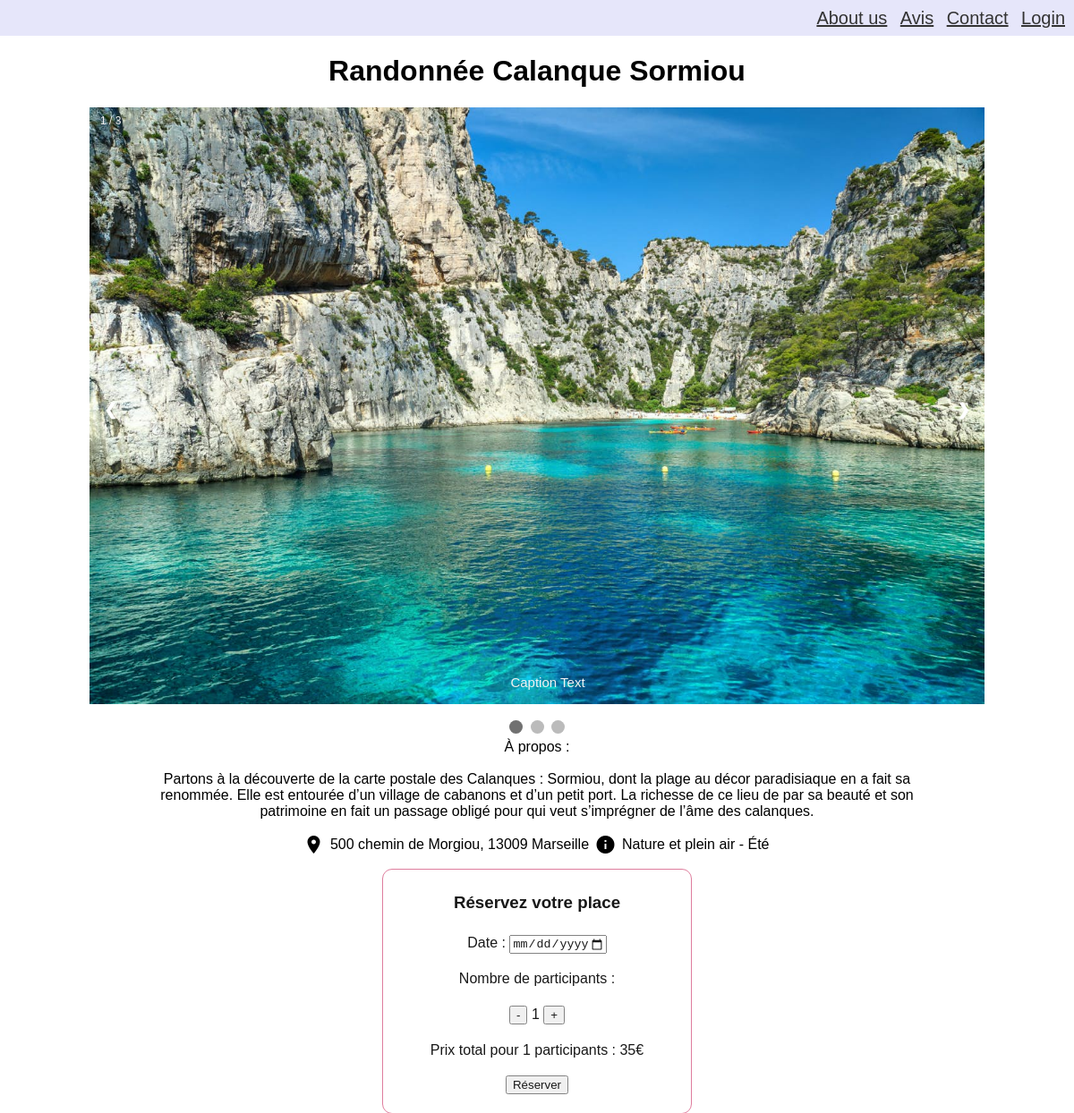
Screenshot of /activity/3/ with the database file from the repository.
### MarseilleInsiderApp/models.py (models this page shows)
class Loisir(models.Model):
    SAISON_CHOICES = [
        ('ETE', 'Été'),
        ('HIVER', 'Hiver'),
        ('AUTOMNE', 'Automne'),
        ('PRINTEMPS', 'Printemps'),
        ('TA','Toutes saisons')
    ]
    id_loisir = models.AutoField(primary_key=True)
    nom_loisir = models.CharField(max_length=255, verbose_name="Nom du loisir")
    num_voie = models.IntegerField(verbose_name="Numéro de la voie")
    nom_voie = models.CharField(max_length=50, verbose_name="Nom de la voie")
    code_postal = models.IntegerField(verbose_name="Code postale")
    ville = models.CharField(max_length=50, verbose_name="Ville")
    categorie = models.ForeignKey(Catégorie, on_delete=models.CASCADE)
    id_fournisseur = models.ForeignKey(Fournisseur, on_delete=models.CASCADE)
    prix_fournisseur = models.ForeignKey(Prix, on_delete=models.CASCADE)
    saisons = models.CharField(max_length=10, choices=SAISON_CHOICES, verbose_name="Saison")
    description=models.TextField(verbose_name="Description du loisir")
    def calcul_prix_total(self, nombre_personnes):
        if isinstance(nombre_personnes, int):
            prix_total = self.prix_fournisseur.prix_fournisseur * nombre_personnes
            return prix_total
        else:
            return None

class Catégorie(models.Model):
    CATEGORIES_CHOICES = [
        ('GA', 'Gastronomie'),
        ('AC', 'Arts et culture'),
        ('NA', 'Nature et plein air'),
        ('BD', 'Bien être et détente'),
        ('ACR', "Ateliers créatifs"),
        ('EC', "En couple"),
        ('EF', "En famille"),
    ]
    categorie = models.CharField(max_length=50, choices=CATEGORIES_CHOICES, primary_key=True)

### MarseilleInsiderApp/views.py (the view)
# urls.py: path('activity/<int:id_loisir>/',vw_activity, name='activity_detail'),
def vw_activity(request, id_loisir):
    loisir = Loisir.objects.get(pk=id_loisir)
    nombre_personnes = int(request.GET.get('nombre_participants', 1))
    prix_total = loisir.calcul_prix_total(nombre_personnes)
    context = {
        'loisir': loisir,
        'nombre_personnes': nombre_personnes,
        'prix_total': prix_total,
    }
    return render(request, 'activity_page.html', context)

### MarseilleInsiderApp/templates/activity_page.html (shortened to what this page needs)
{% extends 'base_1.html' %}
{% load static %}
{% block page_title %}{{ loisir.nom_loisir }}{% endblock %}
{% block content %}
        <div class="slideshow-container">
        <div class="mySlides fade" style="display: block;">
        <div class="numbertext">1 / 3</div>
        <img src="{% static 'images/loisirs/'%}{{loisir.id_loisir}}.jpeg" style="width:100%">
        <div class="text">Caption Text</div>
        </div>
        <a class="prev" onclick="plusSlides(-1)">&#10094;</a>
        <a class="next" onclick="plusSlides(1)">&#10095;</a>
        </div>
        <br>
        <div style="text-align:center">
        <span class="dot" onclick="currentSlide(1)"></span>
        <span class="dot" onclick="currentSlide(2)"></span>
        <span class="dot" onclick="currentSlide(3)"></span>
        </div>
        <div class="activity_data">
        <p class="description_activity">À propos :</p><p> {{ loisir.description }}</p>
        <i class="material-icons">location_on</i>
        <p class="description_activity">{{ loisir.num_voie }} {{ loisir.nom_voie }}, {{ loisir.code_postal }} {{ loisir.ville }}</p>
        <i class="material-icons">info</i>
        <p class="description_activity">{{ loisir.categorie.get_categorie_display }} - {{ loisir.get_saisons_display }}</p>
        <div class="reservation-container">
        <h3>Réservez votre place</h3>
        <label for="reservationDate">Date :</label>
        <input type="date" id="reservationDate" name="reservationDate"  min="2023-11-22" max="2024-12-31">
        <p class="description">Nombre de participants :</p>
        <button class="counter-button" id="decreaseParticipants">-</button>
        <span id="participantsValue">{{ nombre_personnes }}</span>
        <button class="counter-button" id="increaseParticipants">+</button>
        <p class="prix-total">Prix total pour {{ nombre_personnes }} participants : {{ prix_total }}€</p>
         <form method="post" action="{% url 'acheter_loisir' loisir.id_loisir %}">
        <input type="submit" class="reserve-button" value="Réserver">
            </form>
        </div>
{% endblock %}

### MarseilleInsiderApp/static/css/activity.css (style rules this page uses)
body { font-family: Arial, sans-serif; margin: 0; padding: 0; text-align: center; }
.reservation-container { background-color: white; text-align: center; align-self: center; box-sizing: border-box; outline: 1px solid palevioletred; margin-left: 30%; margin-right: 30%; width: 40%; border-radius: 10px; opacity: 0.9; padding: 5px; line-height: 1.5; }
.activity_data { max-width: 75%; margin: auto; padding: 0 20px; box-sizing: border-box; margin-left: auto; }
.material-icons { vertical-align: middle; }
.description_activity { display: inline-block; margin: 2px; vertical-align: middle; max-width: 100%; }
.slideshow-container { max-width: 1000px; position: relative; margin: auto; }
.mySlides { display: none; flex: 1; max-width: 100%; }
.prev, .next { cursor: pointer; position: absolute; top: 50%; width: auto; margin-top: -22px; padding: 16px; color: white; font-weight: bold; font-size: 18px; transition: 0.6s ease; border-radius: 0 3px 3px 0; user-select: none; }
.next { right: 0; border-radius: 3px 0 0 3px; }
.prev { left: 0; border-radius: 3px 0 0 3px; }
.text { color: #f2f2f2; font-size: 15px; padding: 8px 12px; position: absolute; bottom: 8px; width: 100%; text-align: center; }
.numbertext { color: #f2f2f2; font-size: 12px; padding: 8px 12px; position: absolute; top: 0; }
.dot { cursor: pointer; height: 15px; width: 15px; margin: 0 2px; background-color: #bbb; border-radius: 50%; display: inline-block; transition: background-color 0.6s ease; }
.active, .dot:hover { background-color: #717171; }

### rows the page displays
Loisir: nom_loisir "Randonnée Calanque Sormiou", description "Partons à la découverte de la carte postale des Calanques : Sormiou, dont la plage au décor paradisiaque en a fait sa renommée. Elle est entourée d’un village de cabanons et d’un petit port. La richesse de ce lieu de par sa beauté et son patrimoine en fait un passage obligé pour qui veut s’imprégner de l’âme des calanques.", num_voie "500", nom_voie "chemin de Morgiou", code_postal "13009", ville "Marseille", categorie.categorie "Nature et plein air", saisons "Été"

### other values shown
{{ nombre_personnes }} "1"
{{ prix_total }} "35"
